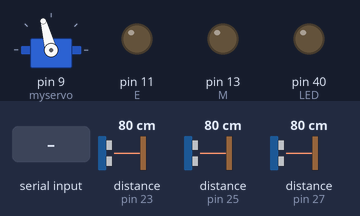
Recording of a sketch running on a simulated Arduino Mega 2560, built with avr-gcc and run on an emulated ATmega2560. On the bench: servo, output pins drawn as LEDs (lit = HIGH). Wiring (inferred from the names in the program): 3 × ultrasonic range finder: trigger pin 22, echo pin 23 / trigger pin 24, echo pin 25 / trigger pin 26, echo pin 27. The inputs (shaded band) are chosen by the test bench; at power-on: distance to the obstacle (sensors on pin 23, pin 25, pin 27) 80 cm. The echo pulse lasts 58.3 µs per cm; pins used as bus, display or sensor lines are not drawn.

Above: at 1.2 s.
1.3 s: distance to the obstacle (sensor on pin 23) set to 19 cm
2.8 s: distance to the obstacle (sensor on pin 23) set to 16 cm
At 3.2 s:
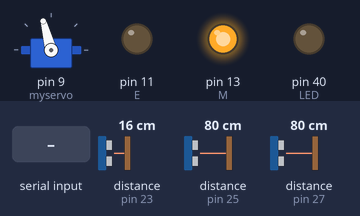
4.3 s: "30,150,10\n" received over Serial
At 5.3 s:
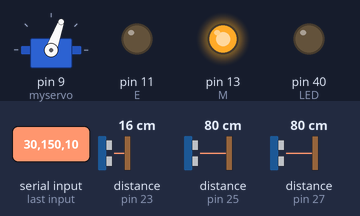
5.8 s: "90,45,200\n" received over Serial
At 6.2 s:
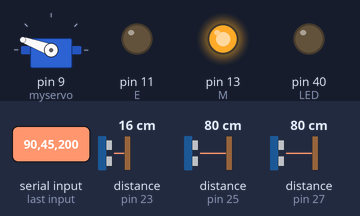
7.3 s: "30,150\n" received over Serial
At 8.5 s:
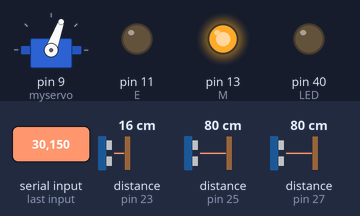
8.8 s: distance to the obstacle (sensor on pin 23) set to 18 cm
At 9.5 s:
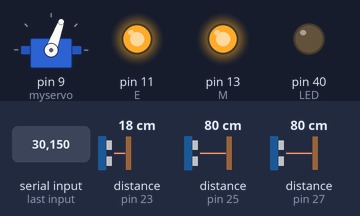
Timing chart, 0 to 22.9 s (numbered marks = the images above; inputs shaded):
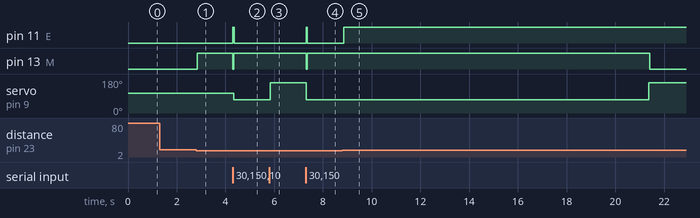

The sketch:

main.ino
```cpp
#include <Servo.h>
#include <LiquidCrystal.h>

// Debugger
#define DEBUG false

// LiquidCrystal lcd(2, 3, 4, 5, 6, 7);
// LiquidCrystal lcd(12, 11, 5, 4, 3, 2);
// LiquidCrystal lcd(RS(D), E(PWM), D4(PWM), D5(PWM), D6(D), D7(D));

// Defining values
Servo myservo;
String command;
int stop_, tunnel_, park_, intersection_, motor_, steering_;

// UltraSonic Pins
#define ECHO_L 23
#define TRIG_L 22
#define ECHO_C 25
#define TRIG_C 24
#define ECHO_R 27
#define TRIG_R 26
#define ECHO_P_R 29
#define TRIG_P_R 28

// Motor Pins
// M => direction - E => intensity
#define E 11
#define M 13

// Steering
#define RR 70
#define R 90
#define C 105
#define L 130
#define LL 160

#define LED 40

void setup() {

  // Motor
  pinMode(M, OUTPUT);
  pinMode(E, OUTPUT);

  // UltraSonic
  pinMode(TRIG_L, OUTPUT);
  pinMode(ECHO_L, INPUT);
  pinMode(TRIG_C, OUTPUT);
  pinMode(ECHO_C, INPUT);
  pinMode(TRIG_R, OUTPUT);
  pinMode(ECHO_R, INPUT);
  pinMode(TRIG_P_R, INPUT);
  pinMode(ECHO_P_R, INPUT);

  pinMode(LED, OUTPUT);

  // Servo
  myservo.attach(9);
  myservo.write(C);

  // Serial
  Serial.begin(9600);
  Serial.setTimeout(1);

  // // LCD
  // lcd.begin(16, 2);
  // lcd.clear();
  // lcd.print("Hello World!");

  // digitalWrite(M, HIGH);
  // digitalWrite(E, HIGH);
  // myservo.write(135);

  if (DEBUG) Serial.println("Debug ON!");
}

void loop() {

  // Check for obstacle
  if (obstacle()) {
    motor(2);
  } else {
    motor(motor_);
  }

  // Commander
  if (Serial.available() > 0) {
    if (DEBUG) Serial.println("Serial.available()");
    commander();
  }
}


bool obstacle() {

  // Left Module
  digitalWrite(TRIG_L, LOW);
  delayMicroseconds(2);
  digitalWrite(TRIG_L,  HIGH);
  delayMicroseconds(10);
  digitalWrite(TRIG_L, LOW);
  const unsigned long duration_L = pulseIn(ECHO_L, HIGH);

  delay(10);

  // Center Module
  digitalWrite(TRIG_C, LOW);
  delayMicroseconds(2);
  digitalWrite(TRIG_C,  HIGH);
  delayMicroseconds(10);
  digitalWrite(TRIG_C, LOW);
  const unsigned long duration_C = pulseIn(ECHO_C, HIGH);

  delay(10);

  // Right Module
  digitalWrite(TRIG_R, LOW);
  delayMicroseconds(2);
  digitalWrite(TRIG_R,  HIGH);
  delayMicroseconds(10);
  digitalWrite(TRIG_R, LOW);
  const unsigned long duration_R = pulseIn(ECHO_R, HIGH);

  // Stop if obstacle found
  if (duration_L < 1000 || duration_C < 1000 || duration_R < 1000) {
    // digitalWrite(E, LOW);
    // tone(buzzer, 800);
    // delay(100);
    return true;
  }
  else { // Set motor's last status again
    return false;
  }
}


void commander() {

  // Read command
  // (motor)(tunnel)(park)(intersection)(steering)
  command = Serial.readStringUntil("\n");
  if (DEBUG) Serial.println("command: "+command);
  // lcd.clear();
  // lcd.print(command);

  // Parameters
  motor_ = command.substring(0, 1).toInt();
  tunnel_ = command.substring(1, 2).toInt();
  park_ = command.substring(2, 3).toInt();
  intersection_ = command.substring(3, 4).toInt();
  steering_ = command.substring(4, 5).toInt();

  if (DEBUG) Serial.println("motor: "+String(motor_)+" | tunnel: "+String(tunnel_)+" | park: "+String(park_)+" | intersection: "+String(intersection_)+" | steering: "+String(steering_));

  // Call the action
  if (motor_ != 0) motor(motor_);
  if (tunnel_ != 0) tunnel(tunnel_);
  if (park_ != 0) park(park_);
  if (intersection_ != 0) intersection(intersection_);
  if (steering_ != 0) steering(steering_);

  // Serial.flush();
}

void motor(int c) {

  switch (c) {

    case 1: // forward
      digitalWrite(M, HIGH);
      digitalWrite(E, HIGH);
      break;

    case 2: // stop
      digitalWrite(M, HIGH);
      digitalWrite(E, LOW);
      break;

    case 3: // backward
      digitalWrite(M, LOW);
      digitalWrite(E, HIGH);
      break;
  }
}

void tunnel(int c) {

  switch (c) {

    case 1: // lighs ON
      digitalWrite(52, HIGH);
      digitalWrite(53, HIGH);
      break;

    case 2: // lights OFF
      digitalWrite(52, LOW);
      digitalWrite(53, LOW);
      break;
  }
}

void park(int c) {

  switch (c) {

    // right side
    case 1:

      for (int i = 0; i<3; i++) {
        motor(1);
        delay(3000);
        motor(2);

        if (park_check(1)) {
          digitalWrite(LED, HIGH);
          delay(200);
          digitalWrite(LED, LOW);
          delay(100);
          digitalWrite(LED, HIGH);
          delay(200);
          digitalWrite(LED, LOW);
          break;
        }
        digitalWrite(LED, HIGH);
        delay(200);
        digitalWrite(LED, LOW);
      }
      digitalWrite(LED, LOW);
      break;

    // left side
    case 2:

      break;
  }
}

void intersection(int c) {

  switch (c) {

    case 1: // turn Right

      myservo.write(RR);
      for (int i = 0; i < 300; i++) {
        if (obstacle()) {
        motor(2);
        i -= 1;
      } else {
        motor(1);
      }
        delay(10);
      }
      myservo.write(C);
      Serial.flush();
      break;

    case 2: // center
      myservo.write(C);
      break;

    case 3: // turn Left
      motor(1);
      myservo.write(C);
      delay(2000);
      myservo.write(L);
      delay(9000);
      myservo.write(LL);
      delay(9000);
      myservo.write(C);
      Serial.flush();
      break;
  }
}

void steering(int c) {

  switch (c) {

    case 1: // RR
      myservo.write(RR);
      break;

    case 2: // R
      myservo.write(R);
      break;

    case 3: // C
      myservo.write(C);
      break;

    case 4: // L
      myservo.write(L);
      break;

    case 5: // LL
      myservo.write(LL);
      break;
  }
}


bool park_check(int side) {

  switch (side) {

    case 1:

      digitalWrite(TRIG_C, LOW);
      delayMicroseconds(2);
      digitalWrite(TRIG_C,  HIGH);
      delayMicroseconds(10);
      digitalWrite(TRIG_C, LOW);
      const unsigned long duration_C = pulseIn(ECHO_C, HIGH);

      Serial.println(duration_C);

      if (duration_C < 400) {
        return false;
      } else {
        return true;
      }

      break;
  }
}
```

Measured:
- the behaviour switches between 18 and 17 cm on distance to the obstacle (sensor on pin 23) (found by bisection; images 0 and 1)
- after the input at 1.3 s, every drawn part: stays the same
- after the input at 2.8 s, pin 13 (M): LOW → HIGH at once
- after the input at 4.3 s, pin 11 (E): LOW → HIGH at once, → LOW 0.06 s later; pin 13 (M): HIGH → LOW at once, → HIGH 0.03 s later; servo on pin 9 (myservo): 105° → 70° at once
- after the input at 5.8 s, servo on pin 9 (myservo): 70° → 160° at once
- after the input at 7.3 s, pin 11 (E): LOW → HIGH at once, → LOW 0.03 s later; pin 13 (M): HIGH → LOW at once, → HIGH 0.03 s later; servo on pin 9 (myservo): 160° → 70° at once
- after the input at 8.8 s, pin 11 (E): LOW → HIGH after 0.06 s; pin 13 (M): HIGH → LOW after 12.6 s; servo on pin 9 (myservo): 70° → 160° after 12.6 s
